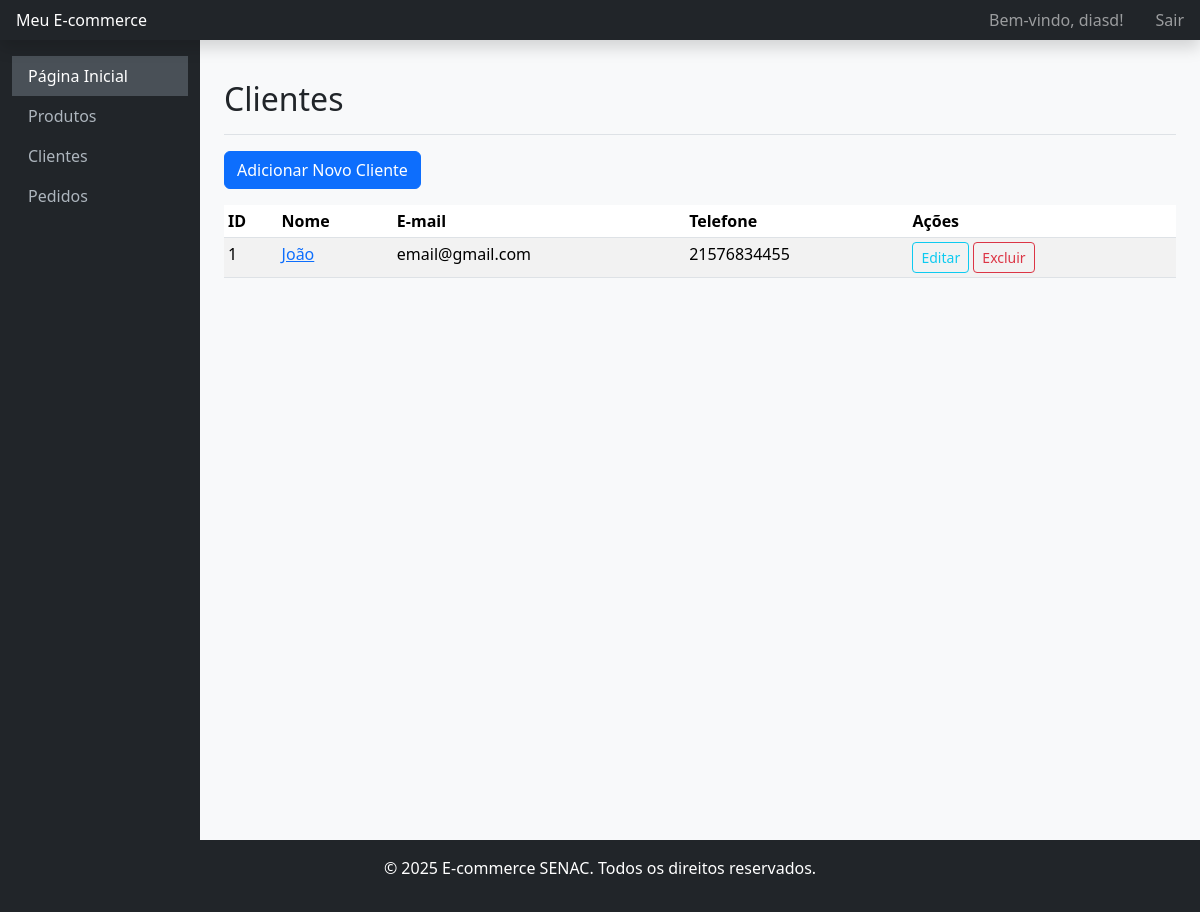
The app's page /clientes/ (signed in) with its own data.
### app/models.py (models this page shows, shortened)
class Cliente(models.Model):
    user = models.OneToOneField(User, on_delete=models.CASCADE, null=True, blank=True)
    nome = models.CharField(max_length=200)
    email = models.EmailField(unique=True)
    telefone = models.CharField(max_length=20)
    endereco = models.CharField(max_length=200)

### app/views.py (the view)
# urls.py: path('clientes/', views.listar_clientes, name='listar_clientes'),
@login_required
@user_passes_test(is_superuser, login_url='/accounts/login/')
def listar_clientes(request):
    clientes = Cliente.objects.all()
    return render(request, 'clientes/clientes.html', {'clientes': clientes})

### app/views.py (called while the page is built)
def is_superuser(user):
    return user.is_superuser

### app/templates/clientes/clientes.html (shortened to what this page needs)
{% extends 'base.html' %}
{% block content %}
    <div class="d-flex justify-content-between flex-wrap flex-md-nowrap align-items-center pt-3 pb-2 mb-3 border-bottom">
        <h1 class="h2">Clientes</h1>
    </div>
    <a href="{% url 'criar_cliente' %}" class="btn btn-primary mb-3">Adicionar Novo Cliente</a>
    <div class="table-responsive">
        <table class="table table-striped table-sm">
            <thead>
                <tr>
                    <th>ID</th>
                    <th>Nome</th>
                    <th>E-mail</th>
                    <th>Telefone</th>
                    <th>Ações</th>
                </tr>
            </thead>
            <tbody>
                {% for cliente in clientes %}
                <tr>
                    <td>{{ cliente.id }}</td>
                    <td><a href="{% url 'detalhar_cliente' cliente.pk %}">{{ cliente.nome }}</a></td>
                    <td>{{ cliente.email }}</td>
                    <td>{{ cliente.telefone }}</td>
                    <td>
                        <a href="{% url 'editar_cliente' cliente.pk %}" class="btn btn-sm btn-outline-info">Editar</a>
                        <a href="{% url 'excluir_cliente' cliente.pk %}" class="btn btn-sm btn-outline-danger">Excluir</a>
                    </td>
                </tr>
                {% endfor %}
            </tbody>
        </table>
    </div>
{% endblock %}

### app/templates/base.html (shortened to what this page needs)
{% load static %}
<!DOCTYPE html>
<html lang="pt-br">
<head>
    <link href="https://cdn.jsdelivr.net/npm/bootstrap@5.3.3/dist/css/bootstrap.min.css" rel="stylesheet" xintegrity="sha384-QWTKZyjpPEjISv5WaRU9OFeRpok6YctnYmDr5pNlyT2bRjXh0JMhjY6hW+ALEwIH">
</head>
<body>
    <header class="navbar navbar-dark bg-dark sticky-top bg-dark flex-md-nowrap p-0 shadow">
        <a class="navbar-brand col-md-3 col-lg-2 me-0 px-3 fs-6" href="{% url 'home' %}">Meu E-commerce</a>
        <div class="navbar-nav">
            <div class="nav-item text-nowrap d-flex align-items-center">
                {% if user.is_authenticated %}
                    <span class="nav-link px-3">Bem-vindo, {{ user.username }}!</span>
                    <a class="nav-link px-3" href="{% url 'logout' %}">Sair</a>
                {% else %}
                    <a class="nav-link px-3" href="{% url 'login' %}">Login</a>
                {% endif %}
            </div>
        </div>
    </header>
    <div class="container-fluid">
        <div class="row">
            <nav id="sidebarMenu" class="col-md-3 col-lg-2 d-md-block bg-dark sidebar collapse">
                <div class="position-sticky pt-3 sidebar-sticky">
                    <ul class="nav flex-column">
                        <li class="nav-item">
                            <a class="nav-link active" aria-current="page" href="{% url 'home' %}">
                                Página Inicial
                            </a>
                        </li>
                        {% if user.is_superuser %}
                        <li class="nav-item">
                            <a class="nav-link" href="{% url 'listar_produtos_admin' %}">
                                Produtos
                            </a>
                        </li>
                        <li class="nav-item">
                            <a class="nav-link" href="{% url 'listar_clientes' %}">
                                Clientes
                            </a>
                        </li>
                        <li class="nav-item">
                            <a class="nav-link" href="{% url 'listar_todos_pedidos' %}">
                                Pedidos
                            </a>
                        </li>
                        {% endif %}
                    </ul>
                </div>
            </nav>
            <main class="col-md-9 ms-sm-auto col-lg-10 px-md-4 py-4">
                {% block content %}{% endblock %}
            </main>
        </div>
    </div>
    <footer class="bg-dark text-white text-center py-3">
        <div class="container-fluid">
            <p>&copy; 2025 E-commerce SENAC. Todos os direitos reservados.</p>
        </div>
    </footer>
</body>
</html>

### app/templates/base.html (style rules this page uses)
body { background-color: #f8f9fa; }
.sidebar { background-color: #343a40; color: #fff; min-height: 100vh; }
.sidebar .nav-link { color: #adb5bd; }
.sidebar .nav-link.active { color: #fff; background-color: #495057; }

### records on screen
Cliente: id "1", nome "João", email "email@gmail.com", telefone "21576834455"

### other values on screen
{{ user.username }} "diasd"
